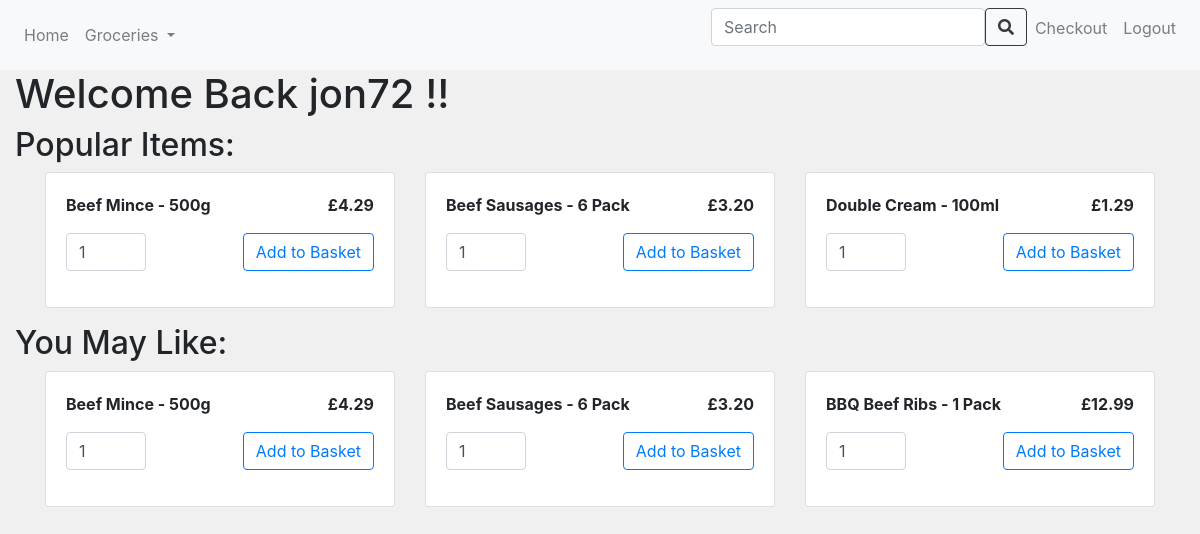
Screenshot of /home/3 with the database file from the repository.
### app/models.py (models this page shows, shortened)
class Users(db.Model):
    id = db.Column(db.Integer, primary_key=True)
    username = db.Column(db.String(500), index=True, unique=True)
    password = db.Column(db.String(500))

class Items(db.Model):
      id = db.Column(db.Integer, primary_key=True)
      name = db.Column(db.String(500), unique=True)
      price = db.Column(db.Double)
      stock = db.Column(db.Integer)
      category = db.Column(db.String(500))

### app/views.py (the view)
@app.route('/home/<int:user_id>', methods=['GET', 'POST'])
def home(user_id):
    user = Users.query.get(user_id)
    basket_entries = Basket.query.all()
    items = {}
    for basket in basket_entries:
            if basket.item in items.keys():
                quantity = items.get(basket.item)
                items.update({basket.item: quantity + basket.quantity})
            else:
                items[basket.item] = basket.quantity
    most_popular = 0
    second_popular = 0
    third_popular = 0
    for q in items.values():
        if q > most_popular:
            m = most_popular
            most_popular = q
            q = second_popular
            second_popular = m
            third_popular = q
        elif q > second_popular:
            s = second_popular
            second_popular = q
            third_popular = s
        elif q > third_popular:
            third_popular = q
    popular = []
    for x, y in items.items():
        if y >= third_popular:
            popular.append(x)
    if Basket.query.filter_by(user_id=user_id).count() > 0:
        item_id = Basket.query.filter_by(user_id=user_id).first().item_id
        item = Items.query.get(item_id)
        split = item.name.split()
        results = Items.query.filter(Items.name.ilike(f"%{split[0]}%")).all()
        results = results + Items.query.filter(Items.name.ilike(f"%{split[1]}%")).all()
        results = list(dict.fromkeys(results))
    else:
        results=[]
    return render_template('home.html', title='home', user=user, popular=popular, results=results)

### app/templates/home.html (shortened to what this page needs)
{% extends "base.html" %}
{% block content %}
<h1>Welcome Back {{ user.username }} !!</h1>
<h2>Popular Items:</h2>
<div class="container">
    <div class="row">
        {% for i in popular %}
            <div class="col-md-4 mb-3">
                <div class="card">
                    <div class="card-body">
                        <div class="d-flex justify-content-between">
                            <div style="font-size: 1rem; font-weight: bold;">{{ i.name }}</div>
                            <div style="font-size: 1rem; font-weight: bold;">£{{ "%.2f" | format(i.price) }}</div>
                        </div>
                        <form action="/add_to_basket_home" method="post" class="mt-3">
                            <div class="d-flex justify-content-between align-items-center">
                                <input type="number" name="quantity" class="form-control quantity-input" id="quantity-{{ i.id }}" value="1" min="1" style="width: 80px;">
                                <input type="submit" name="submit_button" class="btn btn-outline-primary" value="Add to Basket">
                            </div>
                        </form>
                    </div>
                </div>
            </div>
        {% endfor %}
    </div>
</div>
<h2>You May Like:</h2>
<div class="container">
    {% if results %}
        <div class="row">
            {% for i in results %}
                <div class="col-md-4 mb-3">
                    <div class="card">
                        <div class="card-body">
                            <div class="d-flex justify-content-between">
                                <div style="font-size: 1rem; font-weight: bold;">{{ i.name }}</div>
                                <div style="font-size: 1rem; font-weight: bold;">£{{ "%.2f" | format(i.price) }}</div>
                            </div>
                            <form action="/add_to_basket_home" method="post" class="mt-3">
                                <div class="d-flex justify-content-between align-items-center">
                                    <input type="number" name="quantity" class="form-control quantity-input" id="quantity-{{ i.id }}" value="1" min="1" style="width: 80px;">
                                    <input type="submit" name="submit_button" class="btn btn-outline-primary" value="Add to Basket">
                                </div>
                            </form>
                        </div>
                    </div>
                </div>
            {% endfor %}
        </div>
    {% else %}
        <div class="alert alert-info text-center mt-3" role="alert">
            <strong>Please shop for suggestions!</strong>
        </div>
    {% endif %}
</div>
{% endblock %}

### app/templates/base.html (style rules this page uses)
body { background-color: #f0f0f0; }

### rows the page displays
Users: username "jon72"
Items: name "Beef Mince - 500g", price "4.29"
Items: name "Beef Sausages - 6 Pack", price "3.20"
Items: name "Double Cream - 100ml", price "1.29"
Items: name "BBQ Beef Ribs - 1 Pack", price "12.99"
